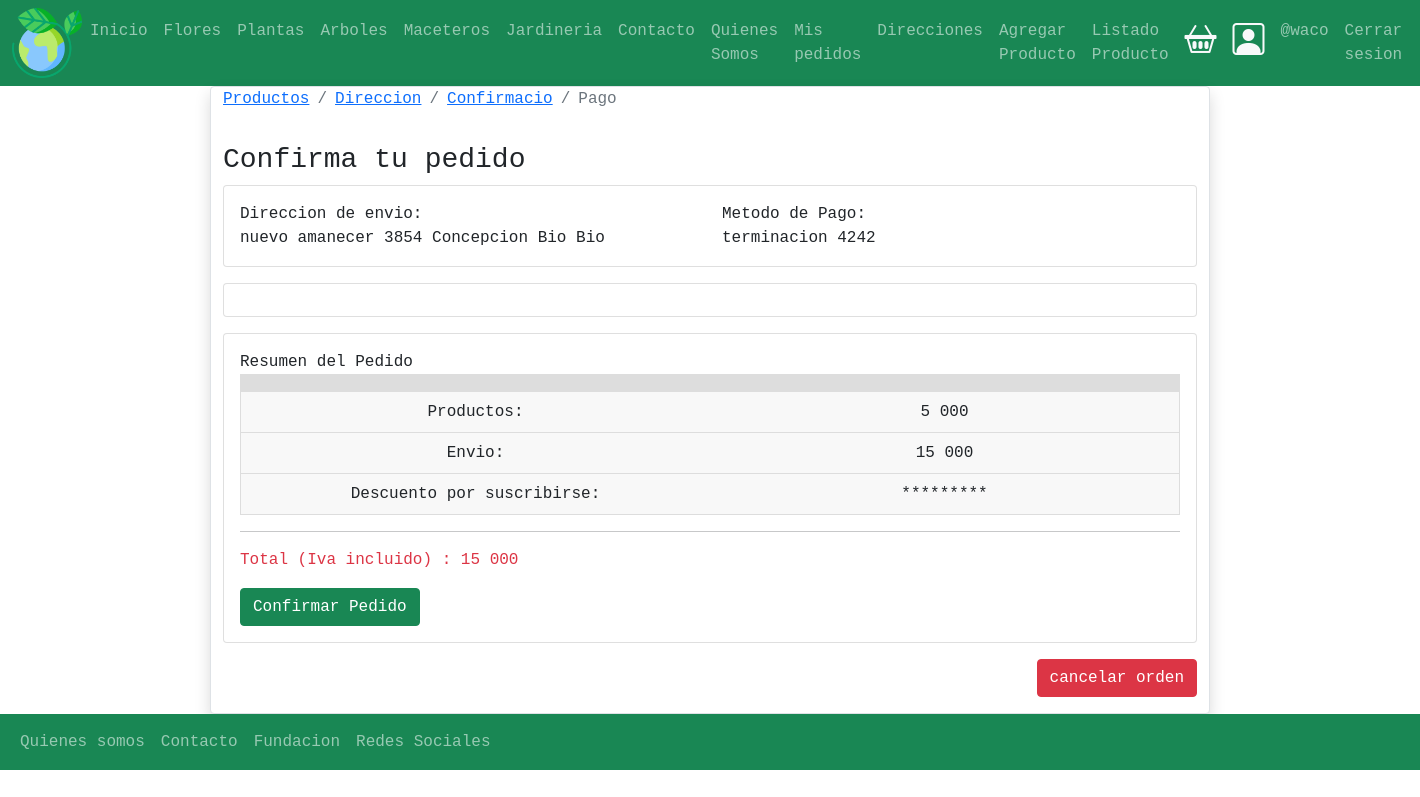
Page /orden/confirmacion (signed in) on the committed database.
### ordenes/models.py (models this page shows, shortened)
class Ordenes(models.Model):
    orden_id = models.CharField(max_length=100, null=False, blank=False, unique=True)
    usuario = models.ForeignKey(User, on_delete = models.CASCADE)
    carrito = models.ForeignKey(Carrito, on_delete = models.CASCADE)
    status = models.CharField(max_length=50, choices=choices, default=OrdenesStatus.CREADO)
    total = models.IntegerField(default=0)
    envio = models.IntegerField(default=15000)
    creacion = models.DateTimeField(auto_now_add=True)
    direccion_envio = models.CharField( max_length=200 ,null=True , blank=True,)

### carrito/models.py (models this page shows, shortened)
class Carrito(models.Model):
    carrito_id = models.CharField(max_length=100, null=False, blank=False, unique=True)
    usuario = models.ForeignKey(User, null=True, blank=True, on_delete=models.CASCADE) #relacion uno a muchos
    productos = models.ManyToManyField(Producto, through='CarritoProductos')
    subtotal = models.IntegerField(default = 0)
    total = models.IntegerField(default= 0)
    fecha_carrito = models.DateTimeField(auto_now_add=True)

### ordenes/views.py (the view)
# urls.py: path('confirmacion', views.confirmacion, name='confirmacion'),
@login_required(login_url='login')
def confirmacion(request):
    usuario = request.user if request.user.is_authenticated else None
    carrito_id = request.session.get('carrito_id')
    carrito = Carrito.objects.filter(id = carrito_id).first()
    if carrito is None:
        carrito = Carrito.objects.create(usuario = usuario)
    if usuario and carrito.usuario is None:
        carrito.usuario = usuario
        carrito.save()
    request.session['carrito_id'] = carrito.id
    orden = Ordenes.objects.filter(carrito = carrito).first()
    if orden is None and request.user.is_authenticated:
        orden = Ordenes.objects.create(carrito = carrito, usuario = request.user)
    if orden:
        request.session['orden_id'] = orden.orden_id
    if request.user != orden.usuario:
        return redirect('carrito:carrito')
    direccion = orden.direccion_envio
    if direccion is None:
        return redirect('ordenes:direccion.html')
    return render(request, 'ordenes/confirmacion.html',{
        'carrito':carrito,
        'orden' :orden ,
        'breadcrumb' : breadcrumb(direccion=True, confirmacion=True)
    })

### ordenes/utilis.py (called while the page is built)
def breadcrumb(productos = True, direccion = False , confirmacion = False, pago = False):
    return [
        {'title': 'Productos', 'active':productos , 'url':reverse('ordenes:orden')},
        {'title': 'Direccion', 'active':direccion , 'url':reverse('ordenes:direccion')},
        {'title': 'Confirmacio', 'active':confirmacion , 'url':reverse('ordenes:confirmacion')},
        {'title': 'Pago', 'active':pago , 'url':reverse('ordenes:orden')},
    ]

### ordenes/templates/ordenes/confirmacion.html (shortened to what this page needs)
{% extends 'base.html' %}
{% block contenido %}
<div class="container">
    <div class="row">
        <div class="card border rounded shadow">
            {% block breadcrum%}
            {% include 'ordenes/snippets/breadcrum.html'%}
            {% endblock %}
            <div class="col-12">
                <div class="h3 mt-3">
                    Confirma tu pedido
                </div>
                <div class="card">
                    <div class="card-body">
                        <div class="row">
                            <div class="col-6">
                                <div class="font-weight-bol">
                                    Direccion de envio:
                                </div>
                                <div class="cart-text">
                                    {{ orden.direccion_envio}}
                                </div>
                            </div>
                            <div class="col-6">
                                <div class="font-weight-bol">
                                    Metodo de Pago:
                                </div>
                                <div class="cart-text">
                                    terminacion 4242
                                </div>
                            </div>
                        </div>
                    </div>
                </div>
                <div class="mt-3">
                    <div class="card">
                        <div class="card-body">
                        </div>
                    </div>
                </div>
            </div>
            <div class="col-12">
                {% url 'ordenes:completar' as next_url %}
                    {% include 'ordenes/snippets/resumen.html'  with next_url=next_url%}
                <div class="mt-3 mb-3 d-flex justify-content-end">
                    <a href="{% url 'ordenes:cancelar' %}" class="btn btn-danger"> cancelar orden</a>
                </div>
            </div>
        </div>
    </div>
</div>
{% endblock contenido %}

### templates/base.html (shortened to what this page needs)
{% load static %}
<!DOCTYPE html>
<html lang="es">
<head>
    <link href="https://cdn.jsdelivr.net/npm/bootstrap@5.1.3/dist/css/bootstrap.min.css" rel="stylesheet">
    <link rel="stylesheet" href="https://cdn.jsdelivr.net/npm/bootstrap-icons@1.8.2/font/bootstrap-icons.css">
    <link rel="stylesheet" href=" {% static 'css/miestilo.css'%} ">
</head>
<body>
    <header>
        <nav class="navbar navbar-expand-xl navbar-dark bg-success">
            <div class="container-fluid">
                <a href="{% url 'home'%}">
                    <img src="{% static 'img/el-planeta-tierra.png' %}" alt="Logo" style="width: 70px;">
                </a>
                <div class="collapse navbar-collapse" id="mynavbar">
                    <ul class="navbar-nav me-auto">
                        <li class="nav-item">
                            <a class="nav-link" href="{% url 'home' %}">Inicio</a>
                        </li>
                        <li class="nav-item">
                            <a class="nav-link" href="{% url 'flores' %}">Flores</a>
                        </li>
                        <li class="nav-item">
                            <a class="nav-link" href="{% url 'plantas' %}">Plantas</a>
                        </li>
                        <li class="nav-item">
                            <a class="nav-link" href="{% url 'arboles' %}">Arboles</a>
                        </li>
                        <li class="nav-item">
                            <a class="nav-link" href="{% url 'maceteros' %}">Maceteros</a>
                        </li>
                        <li class="nav-item">
                            <a class="nav-link" href="{% url 'jardineria' %}">Jardineria</a>
                        </li>
                        <li class="nav-item">
                            <a class="nav-link" href="{% url 'contacto'%}">Contacto</a>
                        </li>
                        <li class="nav-item">
                            <a class="nav-link" href="{% url 'quienesSomos'%}">Quienes Somos</a>
                        </li>
                        {% if user.is_authenticated %}
                        <li class="nav-item">
                            <a class="nav-link" href="{% url 'ordenes:completados'%}">Mis pedidos</a>
                        </li>
                        {% endif %}
                        {% if user.is_authenticated %}
                            <li class="nav-item">
                                <a class="nav-link" href="{% url 'direccion_envio:direccion_envio'%}">Direcciones</a>
                            </li>
                        {% endif %}
                        {% if user.is_authenticated %}
                            <li class="nav-item">
                                <a class="nav-link" href=" {% url 'productos:formProducto' %}">Agregar Producto</a>
                            </li>
                        {% endif %}
                        {% if user.is_authenticated %}
                        <li class="nav-item">
                            <a class="nav-link" href=" {% url 'productos:productoListado' %}">Listado Producto</a>
                        </li>
                    {% endif %}
                    </ul>
                    <div class="d-flex m-1">
                        <a href="{% url 'carrito:carrito'%}" class="text-light">
                            <i class="bi bi-basket2 p-1" style="font-size: 2rem;"></i>
                        </a>
                    </div>
                    <div class="d-flex m-2">
                        {% if user.is_authenticated %}
                            <a href="{% url 'perfil'%}" class="text-light">
                                <i class="bi bi-person-square" style="font-size: 2rem;"></i>
                            </a>
                        {% else%}
                            <a href="{% url 'login' %}" class="text-light">
                                <i class="bi bi-person-square" style="font-size: 2rem;"></i>
                            </a>
                        {% endif %}
                    </div>
                    <ul class="navbar-nav ">
                        {% if user.is_authenticated %}
                        <li class="nav-item">
                            <a class="nav-link" href="{% url 'perfil'%}">@{{ user.username }}</a>
                        </li>
                        <li class="nav-item">
                            <a class="nav-link" href="{% url 'logout' %}">Cerrar sesion</a>
                        </li>
                        {% else%}
                        <li class="nav-item d-flex">
                            <a class="nav-link" href="{% url 'login' %}">Iniciar Sesion</a>
                        </li>
                        {% endif %}
                    </ul>
                </div>
            </div>
        </nav>
    </header>
{% block contenido %}
{% endblock contenido %}
   <footer>
        <nav class="navbar navbar-expand-sm bg-success navbar-dark">
            <div class="container-fluid">
                <ul class="navbar-nav me-auto">
                    <li class="nav-item">
                        <a class="nav-link" href=" {% url 'quienesSomos'%}">Quienes somos</a>
                    </li>
                    <li class="nav-item">
                        <a class="nav-link" href=" {% url 'contacto'%} ">Contacto</a>
                    </li>
                    <li class="nav-item">
                        <a class="nav-link" href="javascript:void(0)">Fundacion</a>
                    </li>
                    <li class="nav-item">
                        <a class="nav-link" href="#">Redes Sociales</a>
                    </li>
                </ul>
            </div>
          </nav>
    </footer>
</body>
</html>

### ordenes/templates/ordenes/snippets/resumen.html
{% load humanize %}
<div class="card mt-3 mb-3">
  <div class="card-body">
    <div class="font-weight-bold">
        Resumen del Pedido
    </div>
    <div>
        <table class="table table-borderless table-sm">
            <thead>
                <tr>
                    <th scope="col"></th>
                    <th scope="col"></th>
                </tr>
            </thead>
            <tbody>
                <tr>
                    <td>Productos:</td>
                    <td> {{ carrito.subtotal  | intcomma }}</td>
                </tr>
                <tr>
                    <td>Envio:</td>
                    <td> {{ orden.envio  | intcomma }}</td>
                </tr>
                <tr>
                    <td>Descuento por suscribirse:</td>
                    <td> ********* </td>
                </tr>
            </tbody>
        </table>
    </div>
    <div class="">
        <hr>
    </div>
    <div class="font-weigh-bold text-danger">
        Total (Iva incluido) :
        <div class="d-inline-block">
            {{ orden.total | intcomma }}
        </div>
    </div>
    <div class="mt-3">
        <a href="{{ next_url }}" class="btn btn-success">Confirmar Pedido</a>
    </div>
  </div>
</div>

### static/css/miestilo.css (style rules this page uses)
body { font-family: monospace; }
.container { width: 100%; max-width: 1000px; margin: auto; }
.table { width: 100%; border: 1px solid #ccc; border-collapse: collapse; margin: 0; padding: 0; table-layout: fixed; }
.table tr { background-color: #f8f8f8; border: 1px solid #ddd; }
.table th, .table td { font-size: 16px; padding: 8px; text-align: center; }
.table thead th { text-transform: uppercase; background-color: #ddd; }

### rows in the picture
Ordenes: direccion_envio "nuevo amanecer 3854 Concepcion Bio Bio", envio "15 000", total "15 000"
Carrito: subtotal "5 000"

### other values in the picture
{{ user.username }} "waco"
{{ item.title }} "Productos" "Direccion" "Confirmacio"
{{ item.title }} "Pago"
